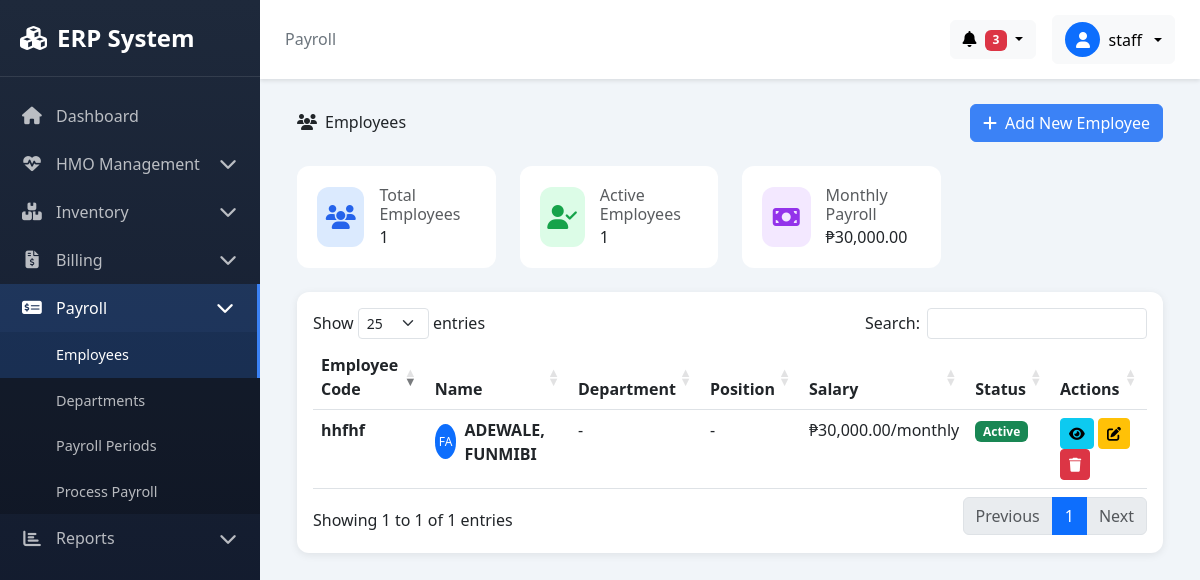
The page /modules/payroll/employees.php (signed in) on the database its author committed.
### tables this page shows
CREATE TABLE `users` (
  `id` int(11) NOT NULL,
  `username` varchar(50) NOT NULL,
  `email` varchar(100) NOT NULL,
  `password` varchar(255) NOT NULL,
  `role` enum('admin','manager','staff') DEFAULT 'staff',
  `status` enum('active','inactive') DEFAULT 'active',
  `created_at` timestamp NOT NULL DEFAULT current_timestamp(),
  `updated_at` timestamp NOT NULL DEFAULT current_timestamp() ON UPDATE current_timestamp()
);

CREATE TABLE `payroll_employees` (
  `id` int(11) NOT NULL,
  `employee_code` varchar(20) NOT NULL,
  `first_name` varchar(50) NOT NULL,
  `last_name` varchar(50) NOT NULL,
  `email` varchar(100) DEFAULT NULL,
  `phone` varchar(20) DEFAULT NULL,
  `date_of_birth` date DEFAULT NULL,
  `hire_date` date NOT NULL,
  `department_id` int(11) DEFAULT NULL,
  `position_id` int(11) DEFAULT NULL,
  `basic_salary` decimal(12,2) NOT NULL,
  `employment_type` enum('full_time','part_time','contract') DEFAULT 'full_time',
  `status` enum('active','on_leave','terminated','resigned') DEFAULT 'active',
  `bank_account` varchar(50) DEFAULT NULL,
  `bank_name` varchar(50) DEFAULT NULL,
  `created_at` timestamp NOT NULL DEFAULT current_timestamp(),
  `position` varchar(100) DEFAULT NULL,
  `salary_type` varchar(20) DEFAULT 'monthly'
);

### includes/database.php (called while the page is built, shortened)
<?php
$host = 'localhost';
$db   = 'erp_system';
$user = 'root';
$pass = '';
$charset = 'utf8mb4';
$dsn = "mysql:host=$host;charset=$charset";
$options = [
    PDO::ATTR_ERRMODE            => PDO::ERRMODE_EXCEPTION,
    PDO::ATTR_DEFAULT_FETCH_MODE => PDO::FETCH_ASSOC,
    PDO::ATTR_EMULATE_PREPARES   => false,
];
try {
    $pdo = new PDO($dsn, $user, $pass, $options);
    $pdo->exec("CREATE DATABASE IF NOT EXISTS $db CHARACTER SET utf8mb4 COLLATE utf8mb4_unicode_ci");
    $pdo->exec("USE $db");
} catch (PDOException $e) {
    die("Connection failed: " . $e->getMessage());
}
function query($sql, $params = []) {
    global $pdo;
    $stmt = $pdo->prepare($sql);
    $stmt->execute($params);
    return $stmt;
}
function fetchAll($sql, $params = []) {
    return query($sql, $params)->fetchAll();
}
function fetchOne($sql, $params = []) {
    return query($sql, $params)->fetch();
}
function formatCurrency($amount) {
    return '₱' . number_format($amount, 2);
}
?>

### modules/payroll/employees.php (the view, shortened to what this page needs)
<?php
require_once '../../includes/database.php';
$action = $_GET['action'] ?? 'list';
$employees = fetchAll("SELECT e.*, d.department_name
    FROM payroll_employees e
    LEFT JOIN payroll_departments d ON e.department_id = d.id
    ORDER BY e.last_name, e.first_name");
$stats = fetchOne("SELECT
    COUNT(*) as total_employees,
    SUM(CASE WHEN status = 'active' THEN basic_salary ELSE 0 END) as total_monthly_salary,
    SUM(CASE WHEN status = 'active' THEN 1 ELSE 0 END) as active_count
    FROM payroll_employees");
require_once '../../includes/header.php';
?>
<div class="container-fluid">
    <div class="d-flex justify-content-between align-items-center mb-4">
        <h2><i class="fas fa-users me-2"></i>Employees</h2>
        <?php if ($action === 'list'): ?>
        <a href="?action=add" class="btn btn-primary">
            <i class="fas fa-plus me-2"></i>Add New Employee
        </a>
        <?php endif; ?>
    </div>
    <?php if ($action === 'list'): ?>
    <div class="row mb-4">
        <div class="col-md-3">
            <div class="stat-card">
                <div class="stat-icon blue">
                    <i class="fas fa-users"></i>
                </div>
                <div>
                    <h6 class="text-muted mb-1">Total Employees</h6>
                    <h4 class="mb-0"><?php echo count($employees); ?></h4>
                </div>
            </div>
        </div>
        <div class="col-md-3">
            <div class="stat-card">
                <div class="stat-icon green">
                    <i class="fas fa-user-check"></i>
                </div>
                <div>
                    <h6 class="text-muted mb-1">Active Employees</h6>
                    <h4 class="mb-0"><?php echo count(array_filter($employees, fn($e) => $e['status'] === 'active')); ?></h4>
                </div>
            </div>
        </div>
        <div class="col-md-3">
            <div class="stat-card">
                <div class="stat-icon purple">
                    <i class="fas fa-money-bill"></i>
                </div>
                <div>
                    <h6 class="text-muted mb-1">Monthly Payroll</h6>
                    <h4 class="mb-0"><?php echo formatCurrency($stats['total_monthly_salary'] ?? 0); ?></h4>
                </div>
            </div>
        </div>
    </div>
    <div class="card">
        <div class="card-body">
            <div class="table-responsive">
                <table class="table table-hover datatable">
                    <thead>
                        <tr>
                            <th>Employee Code</th>
                            <th>Name</th>
                            <th>Department</th>
                            <th>Position</th>
                            <th>Salary</th>
                            <th>Status</th>
                            <th>Actions</th>
                        </tr>
                    </thead>
                    <tbody>
                        <?php foreach ($employees as $e): ?>
                        <tr>
                            <td><strong><?php echo $e['employee_code']; ?></strong></td>
                            <td>
                                <div class="d-flex align-items-center">
                                    <div class="bg-primary text-white rounded-circle d-flex align-items-center justify-content-center me-2" style="width: 35px; height: 35px; font-size: 12px;">
                                        <?php echo strtoupper(substr($e['first_name'], 0, 1) . substr($e['last_name'], 0, 1)); ?>
                                    </div>
                                    <div>
                                        <strong><?php echo $e['last_name'] . ', ' . $e['first_name']; ?></strong>
                                    </div>
                                </div>
                            </td>
                            <td><?php echo $e['department_name'] ?: '-'; ?></td>
                            <td><?php echo $e['position'] ?: '-'; ?></td>
                            <td><?php echo formatCurrency($e['basic_salary']); ?>/<?php echo $e['salary_type']; ?></td>
                            <td>
                                <span class="badge bg-<?php echo $e['status'] === 'active' ? 'success' : 'secondary'; ?>">
                                    <?php echo ucfirst($e['status']); ?>
                                </span>
                            </td>
                            <td>
                                <a href="?action=view&id=<?php echo $e['id']; ?>" class="btn btn-sm btn-info" title="View">
                                    <i class="fas fa-eye"></i>
                                </a>
                                <a href="?action=edit&id=<?php echo $e['id']; ?>" class="btn btn-sm btn-warning" title="Edit">
                                    <i class="fas fa-edit"></i>
                                </a>
                                <a href="?action=delete&id=<?php echo $e['id']; ?>" class="btn btn-sm btn-danger" title="Delete" onclick="return confirmDelete()">
                                    <i class="fas fa-trash"></i>
                                </a>
                            </td>
                        </tr>
                        <?php endforeach; ?>
                    </tbody>
                </table>
            </div>
        </div>
    </div>
    <?php endif; ?>
</div>
<?php require_once '../../includes/footer.php'; ?>

### includes/header.php (shortened to what this page needs)
<?php
require_once __DIR__ . '/database.php';
$currentModule = basename(dirname($_SERVER['PHP_SELF']));
$currentPage = basename($_SERVER['PHP_SELF'], '.php');
$scriptPath = $_SERVER['SCRIPT_NAME'];
$scriptDir = dirname($scriptPath);
if (strpos($scriptDir, '/modules/') !== false) {
    $projectRootPath = dirname(dirname($scriptDir));
} else {
    $projectRootPath = $scriptDir;
}
$projectRootPath = rtrim($projectRootPath, '/');
if (empty($projectRootPath) || $projectRootPath === '\\') {
    $projectRootPath = '';
}
$user = fetchOne("SELECT * FROM users WHERE id = ?", [$_SESSION['user_id']]);
?>
<!DOCTYPE html>
<html lang="en">
<head>
    <link href="https://cdn.jsdelivr.net/npm/bootstrap@5.3.0/dist/css/bootstrap.min.css" rel="stylesheet">
    <script src="https://cdn.tailwindcss.com"></script>
    <link rel="stylesheet" href="https://cdnjs.cloudflare.com/ajax/libs/font-awesome/6.4.0/css/all.min.css">
    <link rel="stylesheet" href="https://cdn.datatables.net/1.13.6/css/dataTables.bootstrap5.min.css">
</head>
<body>
    <aside class="sidebar">
        <div class="sidebar-header">
            <a href="<?php echo $projectRootPath; ?>/index.php" class="sidebar-brand">
                <i class="fas fa-cubes"></i>
                <span>ERP System</span>
            </a>
        </div>
        <nav class="sidebar-menu">
            <a href="<?php echo $projectRootPath; ?>/index.php" class="sidebar-item <?php echo basename($_SERVER['PHP_SELF']) == 'index.php' ? 'active' : ''; ?>">
                <i class="fas fa-home"></i>
                <span>Dashboard</span>
            </a>
            <div class="sidebar-item has-submenu <?php echo $currentModule == 'hmo' ? 'active' : ''; ?>" onclick="toggleSubmenu('hmo-submenu')">
                <i class="fas fa-heartbeat"></i>
                <span>HMO Management</span>
                <i class="fas fa-chevron-down ms-auto"></i>
            </div>
            <div class="sidebar-item has-submenu <?php echo $currentModule == 'inventory' ? 'active' : ''; ?>" onclick="toggleSubmenu('inventory-submenu')">
                <i class="fas fa-boxes"></i>
                <span>Inventory</span>
                <i class="fas fa-chevron-down ms-auto"></i>
            </div>
            <div class="sidebar-item has-submenu <?php echo $currentModule == 'billing' ? 'active' : ''; ?>" onclick="toggleSubmenu('billing-submenu')">
                <i class="fas fa-file-invoice-dollar"></i>
                <span>Billing</span>
                <i class="fas fa-chevron-down ms-auto"></i>
            </div>
            <div class="sidebar-item has-submenu <?php echo $currentModule == 'payroll' ? 'active' : ''; ?>" onclick="toggleSubmenu('payroll-submenu')">
                <i class="fas fa-money-check-alt"></i>
                <span>Payroll</span>
                <i class="fas fa-chevron-down ms-auto"></i>
            </div>
            <div class="sidebar-submenu <?php echo $currentModule == 'payroll' ? 'show' : ''; ?>" id="payroll-submenu">
                <a href="<?php echo $projectRootPath; ?>/modules/payroll/employees.php" class="sidebar-item <?php echo $currentPage == 'employees' ? 'active' : ''; ?>">Employees</a>
                <a href="<?php echo $projectRootPath; ?>/modules/payroll/departments.php" class="sidebar-item <?php echo $currentPage == 'departments' ? 'active' : ''; ?>">Departments</a>
                <a href="<?php echo $projectRootPath; ?>/modules/payroll/payroll_periods.php" class="sidebar-item <?php echo $currentPage == 'payroll_periods' ? 'active' : ''; ?>">Payroll Periods</a>
                <a href="<?php echo $projectRootPath; ?>/modules/payroll/process.php" class="sidebar-item <?php echo $currentPage == 'process' ? 'active' : ''; ?>">Process Payroll</a>
            </div>
            <div class="sidebar-item has-submenu <?php echo $currentModule == 'reports' ? 'active' : ''; ?>" onclick="toggleSubmenu('reports-submenu')">
                <i class="fas fa-chart-bar"></i>
                <span>Reports</span>
                <i class="fas fa-chevron-down ms-auto"></i>
            </div>
        </nav>
    </aside>
    <main class="main-content">
        <header class="topbar">
            <div class="d-flex align-items-center">
                <h4 class="mb-0 text-secondary"><?php echo ucfirst($currentModule); ?></h4>
            </div>
            <div class="d-flex align-items-center gap-3">
                <div class="dropdown">
                    <button class="btn btn-light dropdown-toggle" type="button" data-bs-toggle="dropdown">
                        <i class="fas fa-bell me-1"></i>
                        <span class="badge bg-danger">3</span>
                    </button>
                </div>
                <div class="dropdown">
                    <button class="btn btn-light dropdown-toggle d-flex align-items-center gap-2" type="button" data-bs-toggle="dropdown">
                        <div class="bg-primary text-white rounded-circle d-flex align-items-center justify-content-center" style="width: 35px; height: 35px;">
                            <i class="fas fa-user"></i>
                        </div>
                        <span class="d-none d-md-inline"><?php echo $user['username']; ?></span>
                    </button>
                </div>
            </div>
        </header>
        <div class="content-wrapper">

### includes/header.php (style rules this page uses)
:root { --sidebar-width: 260px; --primary-color: #3b82f6; --secondary-color: #64748b; }
body { font-family: 'Segoe UI', Tahoma, Geneva, Verdana, sans-serif; background-color: #f1f5f9; }
.sidebar { width: var(--sidebar-width); height: 100vh; position: fixed; left: 0; top: 0; background: linear-gradient(180deg, #1e293b 0%, #0f172a 100%); color: white; overflow-y: auto; z-index: 1000; transition: all 0.3s ease; }
.sidebar-header { padding: 20px; border-bottom: 1px solid rgba(255,255,255,0.1); }
.sidebar-brand { font-size: 1.5rem; font-weight: 700; color: white; text-decoration: none; display: flex; align-items: center; gap: 10px; }
.sidebar-menu { padding: 15px 0; }
.sidebar-item { padding: 12px 20px; display: flex; align-items: center; gap: 12px; color: rgba(255,255,255,0.7); text-decoration: none; transition: all 0.3s ease; cursor: pointer; }
.sidebar-item:hover, .sidebar-item.active { background: rgba(59, 130, 246, 0.2); color: white; border-right: 3px solid var(--primary-color); }
.sidebar-item i { width: 24px; text-align: center; font-size: 1.1rem; }
.sidebar-submenu { background: rgba(0,0,0,0.2); display: none; }
.sidebar-submenu.show { display: block; }
.sidebar-submenu .sidebar-item { padding-left: 56px; font-size: 0.9rem; }
.main-content { margin-left: var(--sidebar-width); min-height: 100vh; transition: all 0.3s ease; }
.topbar { background: white; padding: 15px 25px; box-shadow: 0 2px 4px rgba(0,0,0,0.1); display: flex; justify-content: space-between; align-items: center; position: sticky; top: 0; z-index: 999; }
.content-wrapper { padding: 25px; }
.card { border: none; border-radius: 12px; box-shadow: 0 2px 8px rgba(0,0,0,0.08); transition: transform 0.2s ease, box-shadow 0.2s ease; }
.stat-card { background: white; border-radius: 12px; padding: 20px; display: flex; align-items: center; gap: 15px; }
.stat-icon { width: 60px; height: 60px; border-radius: 12px; display: flex; align-items: center; justify-content: center; font-size: 1.5rem; }
.stat-icon.blue { background: #dbeafe; color: #2563eb; }
.stat-icon.green { background: #dcfce7; color: #16a34a; }
.stat-icon.purple { background: #f3e8ff; color: #9333ea; }
.btn-primary { background: var(--primary-color); border-color: var(--primary-color); }

### rows shown on the page
users: username "staff"
payroll_employees: status "1", employee_code "hhfhf", first_name+last_name "FA", last_name "ADEWALE", first_name "FUNMIBI", department_name "-", position "-", basic_salary "₱30,000.00", salary_type "monthly", status "Active"

### other values the page prints
$currentModule "Payroll"
count($employees) "1"
formatCurrency($stats['total_monthly_salary'] ?? 0) "₱30,000.00"
